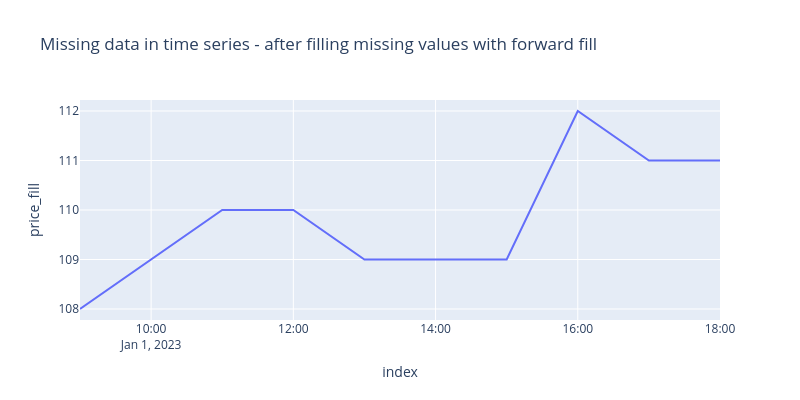

Notebook source saved alongside this figure:
### Code cell
# fill missing values with forward fill and plot again
# forward fill - fills missing values with the last known value
df_plotly = df.reset_index()
df_plotly['price_fill'] = df_plotly['price'].ffill()
px.line(df_plotly, x='index', y='price_fill', title='Missing data in time series - after filling missing values with forward fill', width=800, height=400)

### Figure 1 — Plotly figure (JSON) as saved in the notebook; plotly's stock layout.template omitted (floating-point values rounded to 4 significant figures)
{"data": [{"hovertemplate": "index=%{x}<br>price_fill=%{y}<extra></extra>", "legendgroup": "", "line": {"color": "#636efa", "dash": "solid"}, "marker": {"symbol": "circle"}, "mode": "lines", "name": "", "orientation": "v", "showlegend": false, "type": "scatter", "x": ["2023-01-01T09:00:00.000000", "2023-01-01T10:00:00.000000", "2023-01-01T11:00:00.000000", "2023-01-01T12:00:00.000000", "2023-01-01T13:00:00.000000", "2023-01-01T14:00:00.000000", "2023-01-01T15:00:00.000000", "2023-01-01T16:00:00.000000", "2023-01-01T17:00:00.000000", "2023-01-01T18:00:00.000000"], "xaxis": "x", "y": [108.0, 109.0, 110.0, 110.0, 109.0, 109.0, 109.0, 112.0, 111.0, 111.0], "yaxis": "y"}], "layout": {"height": 400, "legend": {"tracegroupgap": 0}, "title": {"text": "Missing data in time series - after filling missing values with forward fill"}, "width": 800, "xaxis": {"anchor": "y", "domain": [0, 1], "title": {"text": "index"}}, "yaxis": {"anchor": "x", "domain": [0, 1], "title": {"text": "price_fill"}}}}
